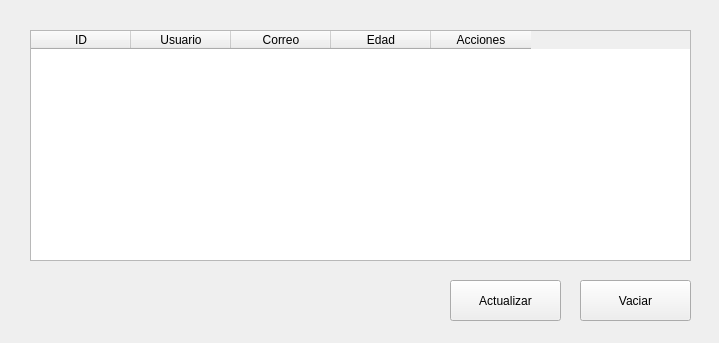
<?xml version="1.0" encoding="UTF-8"?>
<ui version="4.0">
 <class>VentanaTabla</class>
 <widget class="QMainWindow" name="VentanaTabla">
  <property name="geometry">
   <rect>
    <x>0</x>
    <y>0</y>
    <width>719</width>
    <height>343</height>
   </rect>
  </property>
  <property name="focusPolicy">
   <enum>Qt::ClickFocus</enum>
  </property>
  <property name="windowTitle">
   <string>Botones en tabla - ALEX7320</string>
  </property>
  <widget class="QWidget" name="centralwidget">
   <widget class="QPushButton" name="btn_actualizar">
    <property name="geometry">
     <rect>
      <x>450</x>
      <y>280</y>
      <width>111</width>
      <height>41</height>
     </rect>
    </property>
    <property name="text">
     <string>Actualizar</string>
    </property>
   </widget>
   <widget class="QPushButton" name="btn_vaciar">
    <property name="geometry">
     <rect>
      <x>580</x>
      <y>280</y>
      <width>111</width>
      <height>41</height>
     </rect>
    </property>
    <property name="text">
     <string>Vaciar</string>
    </property>
   </widget>
   <widget class="QTableWidget" name="tabla">
    <property name="geometry">
     <rect>
      <x>30</x>
      <y>30</y>
      <width>661</width>
      <height>231</height>
     </rect>
    </property>
    <property name="styleSheet">
     <string notr="true"/>
    </property>
    <property name="editTriggers">
     <set>QAbstractItemView::NoEditTriggers</set>
    </property>
    <property name="selectionMode">
     <enum>QAbstractItemView::SingleSelection</enum>
    </property>
    <property name="selectionBehavior">
     <enum>QAbstractItemView::SelectRows</enum>
    </property>
    <attribute name="horizontalHeaderHighlightSections">
     <bool>false</bool>
    </attribute>
    <attribute name="verticalHeaderVisible">
     <bool>false</bool>
    </attribute>
    <column>
     <property name="text">
      <string>ID</string>
     </property>
    </column>
    <column>
     <property name="text">
      <string>Usuario</string>
     </property>
    </column>
    <column>
     <property name="text">
      <string>Correo</string>
     </property>
    </column>
    <column>
     <property name="text">
      <string>Edad</string>
     </property>
    </column>
    <column>
     <property name="text">
      <string>Acciones</string>
     </property>
    </column>
   </widget>
  </widget>
 </widget>
 <resources/>
 <connections/>
</ui>
